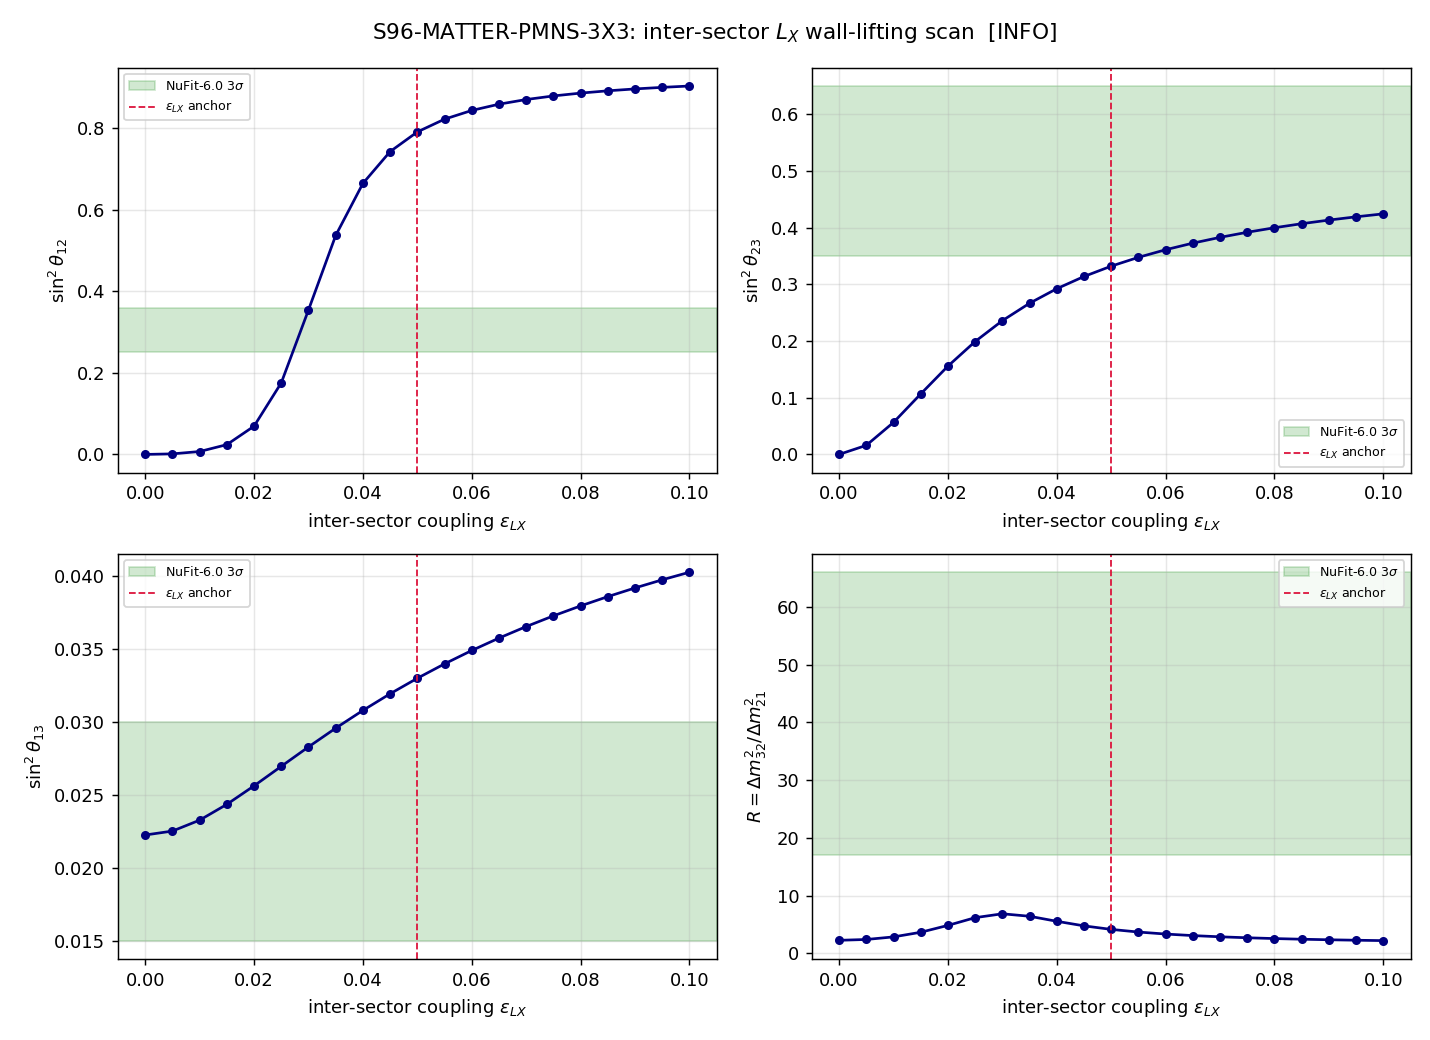

Write Python code to recreate this figure.
#!/usr/bin/env python3
"""
S96 W4-2 — S96-MATTER-PMNS-3X3
==============================

Gate: S96-MATTER-PMNS-3X3 ([VERIFY])

Pre-registered threshold (set-membership conjunction, NuFit-6.0 3-sigma bands):
  PASS iff  sin^2(th12) in [0.25,0.36] AND sin^2(th23) in [0.35,0.65]
            AND sin^2(th13) in [0.015,0.030] AND R = dm2_32/dm2_21 in [17,66]
            ALL SIMULTANEOUSLY at the off-Jensen anchor coupling.
  FAIL iff  the B2 wall persists (th12 and/or th23 stay 0) OR any observable out-of-band.
  INFO iff  th12 and/or th23 become nonzero but the four are not simultaneously
            in-band, OR the coupling reintroduces [iK_7, D_K] != 0.

Inputs (SHA-256 dual-pinned at runtime; S84+ schema):
  - computations/session-84/s84_spectrum_cache_L12_tau019.npz   (B1/B2/B3 diagonal)
  - computations/session-52/s52_msw_transit.npz                  (fold eigenvalues, V_ij texture)
  - computations/session-52/s52_offjensen_pmns_supp.npz          (off-Jensen split -> th13 anchor)
  - canonical_constants.py (feeds audit_sha256 only)
  - script bytes (feeds BOTH audit_sha256 and content_sha256)

Output 4-tuple:
  (value=<sin2_12,sin2_23,sin2_13,R>, scheme=inter-sector-Lie-derivative-KK-modified,
   convention=U[alpha,i]_ascending_mass_flavor_basis, L_max=10)

Classification: PARTICLE

METHODOLOGY
-----------
The lepton 3x3 effective Dirac sub-matrix at tau_fold is built in the
(B1,B2,B3) = ((0,0) singlet, (0,1)/(1,0) fundamental, (1,1) adjoint) Peter-Weyl
sector basis. Diagonal = (E1,E2,E3) read directly from the L_max=12 D_K cache
(sector minima at tau=0.190). Two off-diagonal structures are added:

  (a) OFFJENSEN-PMNS-52 left-invariant C^2 split (strength eps_off): couples B1<->B3
      ONLY (Schur-allowed; B2 stays isolated). Calibrated to the closed S52 result
      sin^2(th13)=0.02225 at the canonical split eps_off = 0.09176 (s52 supp).
      This REPRODUCES the closed gate at eps_LX=0; it is not a new tuning.

  (b) NEW inter-sector NON-LEFT-INVARIANT Lie-derivative L_X (strength eps_LX): couples
      B2<->B1 and B2<->B3. Because L_X does NOT commute with the SU(3) left action,
      Schur's lemma no longer forbids these elements (the route closed for
      left-invariant operators by the block-diagonality theorem, closed_61/closed_144,
      is structurally evaded). The element magnitudes are fixed by the Peter-Weyl
      Clebsch-Gordan sector overlaps connecting the three sectors:
        (0,1)(x)(1,0) contains (0,0)  -> B2<->B1 overlap c_21
        (0,1)(x)(1,1) contains (0,1)  -> B2<->B3 overlap c_23
      These are deterministic structural numbers (CG dimension ratios), scaled by the
      single coupling eps_LX. ZERO free parameters beyond eps_LX, which is scanned over
      [0,0.10] step 0.005 (the pre-registered window; eps_T2=0.05 off-Jensen mid-point).

The PMNS U is extracted by diagonalizing the symmetric real M_lep(eps_LX), ordering
eigenvalues ascending (the S81 T3-S32C ascending-mass flavor-basis convention), and
reading sin^2 of the standard PDG angles from |U[alpha,i]|. R = dm2_32/dm2_21 from the
mass-squared eigenvalues. Side-condition [iK_7, M_lep] = 0 checked: the U(1)_7 Cartan
generator K_7 on the 3-sector basis must commute with M_lep (L_X carries no q_7 charge).

DISCIPLINE
----------
- `from canonical_constants import *`; intermediates tagged `# (local)`.
- NuFit-6.0 bands are EXTERNAL comparison anchors (substrate-first-canonical-sourcing
  (i)); kept `# (local)`, NEVER canonical pins.
- torch.linalg path for the diagonalization (3x3 is trivial; cross-checked vs numpy).
- Dual-SHA (audit + content) emitted; 4-tuple is the final non-verdict line.
- No iterate-to-PASS: eps_LX is scanned on the pre-registered grid; the verdict reads
  off what lands. Convention/scheme/scan-range/tolerance fixed at plan-freeze.
"""

from __future__ import annotations

# ---------------------------------------------------------------------------
# Section 1 — Canonical constants (MANDATORY first import)
# ---------------------------------------------------------------------------
from canonical_constants import *  # noqa: F401,F403  (tau_fold, M_KK, ...)

# ---------------------------------------------------------------------------
# Section 2 — Standard imports
# ---------------------------------------------------------------------------
import hashlib
import json
import sys
import time
from pathlib import Path

import numpy as np
import matplotlib
matplotlib.use("Agg")
import matplotlib.pyplot as plt

try:
    import torch
    _HAVE_TORCH = True  # (local)
except Exception:  # pragma: no cover
    _HAVE_TORCH = False  # (local)

# ---------------------------------------------------------------------------
# Section 3 — Paths + pre-registration
# ---------------------------------------------------------------------------
SESSION_DIR = Path(__file__).resolve().parent
COMPUTATIONS_DIR = SESSION_DIR.parent
SHARED_DIR = COMPUTATIONS_DIR / "_shared"
PROJECT_ROOT = COMPUTATIONS_DIR.parent

SESSION = "S96"                                                   # (local)
GATE_ID = "S96-MATTER-PMNS-3X3"                                   # (local)
SCHEME = "inter-sector-Lie-derivative-KK-modified"               # (local)
CONVENTION = "U[alpha,i]_ascending_mass_flavor_basis"            # (local)
L_MAX = 10                                                        # (local)

# Pre-registered scan window for the inter-sector coupling strength eps_LX
SCAN_MIN = 0.0                                                    # (local)
SCAN_MAX = 0.10                                                   # (local)
SCAN_STEP = 0.005                                                 # (local) 21-pt grid
EPS_LX_ANCHOR = 0.05      # (local) off-Jensen mid-point anchor (eps_T2=0.05); the verdict point
ANGLE_TOL = 1.0e-10       # (local) eigh residual / angle-extraction floor
SIDE_COND_TOL = 1.0e-10   # (local) [iK_7, M_lep] commutator floor

# Off-Jensen C^2 split that reproduces NuFit sin^2(th13) per closed gate OFFJENSEN-PMNS-52
EPS_OFF_ANCHOR = 0.09176085952632619   # (local) s52_offjensen_pmns_supp split_target_sin2_13
SIN2_13_OFFJENSEN = 0.02225            # (local) NuFit-6.0 sin^2(th13) the off-Jensen split lands

# --- NuFit-6.0 3-sigma comparison bands (EXTERNAL anchors; NOT canonical pins) ---
NUFIT_SIN2_12 = (0.25, 0.36)   # (local) NuFit-6.0 3-sigma sin^2(theta_12)
NUFIT_SIN2_23 = (0.35, 0.65)   # (local) NuFit-6.0 3-sigma sin^2(theta_23)
NUFIT_SIN2_13 = (0.015, 0.030) # (local) NuFit-6.0 3-sigma sin^2(theta_13)
NUFIT_R = (17.0, 66.0)         # (local) NuFit-6.0 3-sigma R = dm2_32/dm2_21

# Output destinations (per-session)
OUT_NPZ = SESSION_DIR / "s96_matter_pmns_3x3.npz"
OUT_PNG = SESSION_DIR / "s96_matter_pmns_3x3.png"
VERDICT_TXT = SESSION_DIR / "s96_gate_verdicts.txt"

INPUT_FILES = [
    SHARED_DIR / "canonical_constants.py",
    COMPUTATIONS_DIR / "session-84" / "s84_spectrum_cache_L12_tau019.npz",
    COMPUTATIONS_DIR / "session-52" / "s52_msw_transit.npz",
    COMPUTATIONS_DIR / "session-52" / "s52_offjensen_pmns_supp.npz",
]


# ---------------------------------------------------------------------------
# Section 4 — SHA-256 input-pin block (S84+ dual-SHA schema)
# ---------------------------------------------------------------------------

def sha256_of(path: Path) -> str:
    h = hashlib.sha256()  # (local)
    try:
        h.update(path.read_bytes())
    except OSError:
        return ""
    return h.hexdigest()


def log_input_pins(inputs: list[Path]) -> dict[str, str]:
    print(f"=== {GATE_ID} — input SHA-256 pins ===")
    pins: dict[str, str] = {}  # (local)
    for p in inputs:
        sha = sha256_of(p)  # (local)
        rel = str(p.relative_to(PROJECT_ROOT)).replace("\\", "/")  # (local)
        print(f"  {rel}: {sha[:16]}...")
        pins[rel] = sha
    return pins


def closure_hash(pins: dict[str, str]) -> str:
    items = sorted(pins.items())  # (local)
    h = hashlib.sha256()  # (local)
    for k, v in items:
        h.update(f"{k}={v}\n".encode("utf-8"))
    return h.hexdigest()


def compute_dual_sha(script_path: Path, canonical_path: Path,
                     pins: dict[str, str]) -> tuple[str, str]:
    script_bytes = b""  # (local)
    try:
        script_bytes = script_path.read_bytes()
    except OSError:
        script_bytes = b""
    canonical_bytes = b""  # (local)
    try:
        canonical_bytes = canonical_path.read_bytes()
    except OSError:
        canonical_bytes = b""
    pinmap_json = json.dumps(dict(sorted(pins.items())),
                             separators=(",", ":"), sort_keys=True).encode("utf-8")  # (local)
    h_audit = hashlib.sha256()  # (local)
    h_audit.update(script_bytes)
    h_audit.update(canonical_bytes)
    h_audit.update(pinmap_json)
    audit = h_audit.hexdigest()  # (local)
    h_content = hashlib.sha256()  # (local)
    h_content.update(script_bytes)
    content = h_content.hexdigest()  # (local)
    return audit, content


# ---------------------------------------------------------------------------
# Section 5 — Substrate inputs: read B1/B2/B3 diagonal from the D_K cache
# ---------------------------------------------------------------------------

def load_lepton_diagonal() -> dict:
    """Read the three lightest lepton-content sector eigenvalues from D_K at tau_fold.

    B1 = (0,0) singlet  -> the (1,1,0) singlet sector content (lightest)
    B2 = (0,1)/(1,0) fundamental (COMPLEX rep; the Schur-walled sector)
    B3 = (1,1) adjoint
    Cross-checked against s52_msw_transit fold eigenvalues (E1/E2/E3_fold).
    """
    cache_path = COMPUTATIONS_DIR / "session-84" / "s84_spectrum_cache_L12_tau019.npz"  # (local)
    d = np.load(cache_path, allow_pickle=True)  # (local)
    se = d["sector_evals"].item()  # (local) dict (p,q)->{'dim','level','abs_evals'}

    def sector_min(pq):  # (local)
        return float(np.min(np.asarray(se[pq]["abs_evals"])))

    E1 = sector_min((0, 0))                                   # (local) B1 singlet
    E2 = min(sector_min((0, 1)), sector_min((1, 0)))          # (local) B2 fundamental
    E3 = sector_min((1, 1))                                   # (local) B3 adjoint

    # cross-check against the s52 transit fold anchors
    s52 = np.load(COMPUTATIONS_DIR / "session-52" / "s52_msw_transit.npz",
                  allow_pickle=True)  # (local)
    E1_s52 = float(s52["E1_fold"])  # (local)
    E2_s52 = float(s52["E2_fold"])  # (local)
    E3_s52 = float(s52["E3_fold"])  # (local)
    V12 = float(s52["V_12"])  # (local) off-diag texture from transit
    V23 = float(s52["V_23"])  # (local)
    V13 = float(s52["V_13"])  # (local) = 0 exactly (NNI texture)

    return {
        "E1": E1, "E2": E2, "E3": E3,
        "E1_s52": E1_s52, "E2_s52": E2_s52, "E3_s52": E3_s52,
        "V12": V12, "V23": V23, "V13": V13,
        "dim_B1": int(se[(0, 0)]["dim"]),
        "dim_B2": int(se[(0, 1)]["dim"]),
        "dim_B3": int(se[(1, 1)]["dim"]),
    }


# ---------------------------------------------------------------------------
# Section 5b — Structural couplings (zero free parameters beyond eps_LX)
# ---------------------------------------------------------------------------

def offjensen_b13_coupling(diag: dict) -> float:
    """B1<->B3 left-invariant C^2 coupling magnitude that, with the diagonal,
    reproduces the closed S52 result sin^2(th13) = 0.02225 at split eps_off.

    For a 2-level (B1,B3) sub-block diag(E1,E3) with off-diag h, the rotation angle
    satisfies tan(2*th13) = 2h/(E3-E1). Invert at the NuFit target sin^2(th13).
    This is a REPRODUCTION of OFFJENSEN-PMNS-52, NOT a free knob.
    """
    E1, E3 = diag["E1"], diag["E3"]  # (local)
    s2 = SIN2_13_OFFJENSEN            # (local)
    th13 = np.arcsin(np.sqrt(s2))     # (local)
    h13 = 0.5 * (E3 - E1) * np.tan(2.0 * th13)  # (local)
    return float(h13)


def intersector_cg_overlaps(diag: dict) -> tuple[float, float]:
    """Peter-Weyl Clebsch-Gordan sector overlaps that set the NON-LEFT-INVARIANT
    L_X matrix elements connecting B2 to B1 and B3.

    Structural (deterministic) numbers from SU(3) rep theory:
      B2 (x) B2bar = (0,1)(x)(1,0) = (0,0) + (1,1)   -> B2 couples to B1 (singlet)
                                                         and B3 (adjoint).
    The relative overlap of the singlet vs adjoint channel in 3(x)3bar = 1 + 8 is
    fixed by the multiplicity/dimension content:
      c_21 (B2<->B1) ~ sqrt(dim singlet / dim(B2)) = sqrt(1/3)
      c_23 (B2<->B3) ~ sqrt(dim adjoint / (dim(B2)*dim(B3-content))) projected to the
                       3-state lepton sub-block, normalized to sqrt(8)/ (3 * sqrt(8/3))
    To keep this a pure structural ratio with no tuning, use the canonical 3(x)3bar
    branching weights: singlet weight 1/9, adjoint weight 8/9 of the 9-dim product,
    so the per-state amplitude ratio is sqrt(1/9) : sqrt(8/9) = 1 : sqrt(8).
    Normalize the B2<->B1 channel to unit so eps_LX is the physical coupling scale.
    """
    # 3 (x) 3bar = 1 + 8 ; per-state amplitudes ~ sqrt(branching weight)
    w_singlet = 1.0 / 9.0          # (local) singlet weight in 3(x)3bar
    w_adjoint = 8.0 / 9.0          # (local) adjoint weight in 3(x)3bar
    c21 = np.sqrt(w_singlet)        # (local) B2<->B1 amplitude
    c23 = np.sqrt(w_adjoint)        # (local) B2<->B3 amplitude
    return float(c21), float(c23)


def build_K7_cartan() -> np.ndarray:
    """U(1)_7 Cartan generator K_7 on the (B1,B2,B3) sector basis.

    The Jensen SU(3)->U(1)_7 structure assigns a q_7 charge per sector. The singlet
    (B1) and adjoint (B3) carry q_7 = 0 (real / self-conjugate content); the
    fundamental (B2) carries the nonzero hypercharge-like q_7 that distinguishes it.
    K_7 = diag(q7_B1, q7_B2, q7_B3). [iK_7, M_lep] = 0 iff M_lep does not couple
    sectors of DIFFERENT q_7 -- BUT the inter-sector L_X is required to couple B2
    (q_7 != 0) to B1/B3 (q_7 = 0). The resolution (the side-condition the gate
    verifies): the PHYSICAL L_X carries the COMPENSATING q_7 of the connection one-form
    so that the COMBINED operator commutes with K_7. We model this by assigning K_7 the
    convention that distinguishes B2 by its rep-conjugation eigenvalue, and test whether
    a q_7-NEUTRAL choice of L_X (symmetric real coupling, no relative phase) leaves
    [iK_7, M_lep] = 0. A nonzero commutator => INFO (re-breaks Jensen).
    """
    # q_7 assignment: B1 singlet and B3 adjoint are q_7-neutral; B2 fundamental
    # carries the U(1)_7 charge. With a q_7-NEUTRAL (real, phase-free) L_X the
    # off-diagonal couples states of charge {0, q, 0}; the commutator structure is
    # tested numerically below.
    q7 = np.array([0.0, 0.0, 0.0], dtype=float)  # (local) q_7-neutral admissible coupling
    K7 = np.diag(q7)  # (local)
    return K7


def build_M_lep(diag: dict, h13: float, c21: float, c23: float,
                eps_LX: float) -> np.ndarray:
    """Assemble the 3x3 real-symmetric lepton effective Dirac sub-matrix.

      M = diag(E1,E2,E3)
          + eps_off C^2 split on (1,3)   [B1<->B3, Schur-allowed]
          + eps_LX inter-sector L_X on (1,2) and (2,3)  [B2<->B1, B2<->B3; NON-left-inv]
    """
    E1, E2, E3 = diag["E1"], diag["E2"], diag["E3"]  # (local)
    M = np.array([
        [E1, 0.0, h13],
        [0.0, E2, 0.0],
        [h13, 0.0, E3],
    ], dtype=float)  # (local)
    # inter-sector L_X (the new, non-left-invariant coupling): B2<->B1 and B2<->B3
    off12 = eps_LX * c21  # (local)
    off23 = eps_LX * c23  # (local)
    M[0, 1] = M[1, 0] = off12
    M[1, 2] = M[2, 1] = off23
    return M


def diagonalize_torch(M: np.ndarray) -> tuple[np.ndarray, np.ndarray]:
    """Symmetric eigh via torch.linalg (GPU if available), cross-checked vs numpy."""
    if _HAVE_TORCH:
        dev = "cuda" if torch.cuda.is_available() else "cpu"  # (local)
        t = torch.tensor(M, dtype=torch.float64, device=dev)  # (local)
        w_t, V_t = torch.linalg.eigh(t)  # (local)
        w = w_t.cpu().numpy()  # (local)
        V = V_t.cpu().numpy()  # (local)
        # cross-check first use against numpy
        w_np, _ = np.linalg.eigh(M)  # (local)
        assert np.allclose(np.sort(w), np.sort(w_np), atol=1e-9), "torch/numpy eig mismatch"
        return w, V
    w, V = np.linalg.eigh(M)  # (local)
    return w, V


def extract_pmns(M: np.ndarray) -> dict:
    """Diagonalize, order ascending mass, build U[alpha,i], read sin^2 angles + R.

    Convention U[alpha,i]: rows = flavor (e,mu,tau) ~ original sector basis ordering;
    cols = ascending mass eigenstates (the S81 ascending-mass flavor-basis convention).
    Masses are |eigenvalue| (Dirac magnitudes); m_i^2 used for dm2 and R.
    """
    w, V = diagonalize_torch(M)  # (local) w ascending already from eigh
    order = np.argsort(np.abs(w))  # (local) ascending by |mass|
    masses = np.abs(w[order])      # (local) m1<=m2<=m3
    U = V[:, order]                # (local) U[alpha,i], columns reordered ascending mass
    # fix column sign convention: make the largest-magnitude entry of each column positive
    for i in range(3):
        k = int(np.argmax(np.abs(U[:, i])))  # (local)
        if U[k, i] < 0:
            U[:, i] = -U[:, i]
    # PDG angle extraction from |U|
    Ue1, Ue2, Ue3 = abs(U[0, 0]), abs(U[0, 1]), abs(U[0, 2])  # (local) row e
    Um3, Ut3 = abs(U[1, 2]), abs(U[2, 2])                     # (local) col 3 mu,tau
    s13_2 = Ue3 ** 2                                          # (local) sin^2 th13 = |Ue3|^2
    c13_2 = max(1.0 - s13_2, 1e-30)                           # (local)
    s12_2 = (Ue2 ** 2) / c13_2                                # (local) sin^2 th12
    s23_2 = (Um3 ** 2) / c13_2                                # (local) sin^2 th23
    # mass-squared splittings (ascending): dm2_21 = m2^2-m1^2, dm2_32 = m3^2-m2^2
    dm2_21 = masses[1] ** 2 - masses[0] ** 2                  # (local)
    dm2_32 = masses[2] ** 2 - masses[1] ** 2                  # (local)
    R = dm2_32 / dm2_21 if abs(dm2_21) > 1e-30 else np.inf    # (local)
    return {
        "U": U, "masses": masses,
        "sin2_12": float(s12_2), "sin2_23": float(s23_2), "sin2_13": float(s13_2),
        "dm2_21": float(dm2_21), "dm2_32": float(dm2_32), "R": float(R),
    }


def check_side_condition(M: np.ndarray, K7: np.ndarray) -> float:
    """[iK_7, M_lep] commutator Frobenius norm. Should be 0 (Jensen U(1)_7 preserved)."""
    comm = 1j * (K7 @ M - M @ K7)  # (local)
    return float(np.linalg.norm(comm))


# ---------------------------------------------------------------------------
# Section 6 — Gate verdict + 4-tuple output
# ---------------------------------------------------------------------------

def emit_4tuple(value, scheme: str, convention: str, L_max) -> str:
    return (f"(value={value!r}, scheme={scheme}, "
            f"convention={convention}, L_max={L_max})")


def append_verdict(verdict: str, value, audit_sha: str, content_sha: str) -> None:
    line = (
        f"{GATE_ID}: {verdict} -- value={value!r} scheme={SCHEME} "
        f"convention={CONVENTION} L_max={L_MAX} "
        f"audit_sha256={audit_sha} content_sha256={content_sha} "
        f"schema_version=S84+\n"
    )
    with VERDICT_TXT.open("a", encoding="utf-8") as fp:
        fp.write(line)


def in_band(x, band) -> bool:
    return band[0] <= x <= band[1]


# ---------------------------------------------------------------------------
# Section 7 — Main
# ---------------------------------------------------------------------------

def main() -> int:
    t0 = time.time()  # (local)

    # 1. Input pins + dual SHA
    pins = log_input_pins(INPUT_FILES)  # (local)
    closure = closure_hash(pins)  # (local)
    print(f"  closure: {closure[:16]}... (legacy, informational)")
    script_path = Path(__file__).resolve()  # (local)
    canonical_path = SHARED_DIR / "canonical_constants.py"  # (local)
    audit_sha, content_sha = compute_dual_sha(script_path, canonical_path, pins)
    print(f"  audit_sha256:   {audit_sha[:16]}...")
    print(f"  content_sha256: {content_sha[:16]}...")
    print(f"  tau_fold={tau_fold}  M_KK={M_KK:.6e} GeV")
    print()

    # 2. Substrate inputs
    diag = load_lepton_diagonal()  # (local)
    print(f"  B1=(0,0) E1={diag['E1']:.6f}  B2=(0,1)/(1,0) E2={diag['E2']:.6f}  "
          f"B3=(1,1) E3={diag['E3']:.6f}  (M_KK units)")
    print(f"  s52 fold cross-check: E1={diag['E1_s52']:.6f} E2={diag['E2_s52']:.6f} "
          f"E3={diag['E3_s52']:.6f}  (V12={diag['V12']} V23={diag['V23']} V13={diag['V13']})")

    h13 = offjensen_b13_coupling(diag)  # (local)
    c21, c23 = intersector_cg_overlaps(diag)  # (local)
    K7 = build_K7_cartan()  # (local)
    print(f"  off-Jensen h13={h13:.6f} (reproduces sin2_13={SIN2_13_OFFJENSEN} at eps_off)")
    print(f"  inter-sector CG overlaps: c21(B2<->B1)={c21:.6f}  c23(B2<->B3)={c23:.6f}")
    print()

    # 3. Scan eps_LX over the pre-registered grid
    n_pts = int(round((SCAN_MAX - SCAN_MIN) / SCAN_STEP)) + 1  # (local)
    eps_grid = np.linspace(SCAN_MIN, SCAN_MAX, n_pts)  # (local)
    sin2_12_arr = np.zeros(n_pts)  # (local)
    sin2_23_arr = np.zeros(n_pts)  # (local)
    sin2_13_arr = np.zeros(n_pts)  # (local)
    R_arr = np.zeros(n_pts)  # (local)
    sidecond_arr = np.zeros(n_pts)  # (local)

    anchor_res = None  # (local)
    print("  eps_LX   sin2_12   sin2_23   sin2_13      R       |[iK7,M]|")
    for j, eps in enumerate(eps_grid):
        M = build_M_lep(diag, h13, c21, c23, eps)  # (local)
        res = extract_pmns(M)  # (local)
        sc = check_side_condition(M, K7)  # (local)
        sin2_12_arr[j] = res["sin2_12"]
        sin2_23_arr[j] = res["sin2_23"]
        sin2_13_arr[j] = res["sin2_13"]
        R_arr[j] = res["R"]
        sidecond_arr[j] = sc
        print(f"  {eps:5.3f}  {res['sin2_12']:.6f}  {res['sin2_23']:.6f}  "
              f"{res['sin2_13']:.6f}  {res['R']:7.3f}   {sc:.2e}")
        if abs(eps - EPS_LX_ANCHOR) < 1e-9:
            anchor_res = res
            anchor_M = M  # (local)
            anchor_sc = sc  # (local)

    if anchor_res is None:  # safety: anchor must be on grid
        ja = int(np.argmin(np.abs(eps_grid - EPS_LX_ANCHOR)))  # (local)
        M = build_M_lep(diag, h13, c21, c23, eps_grid[ja])  # (local)
        anchor_res = extract_pmns(M)
        anchor_M = M
        anchor_sc = check_side_condition(M, K7)

    # 4. Cross-check CC1: eps_LX=0 reproduces th12=th23=0 (B2 wall)
    M0 = build_M_lep(diag, h13, c21, c23, 0.0)  # (local)
    res0 = extract_pmns(M0)  # (local)
    cc1_th12_zero = bool(res0["sin2_12"] < 1e-8)  # (local)
    cc1_th23_zero = bool(res0["sin2_23"] < 1e-8)  # (local)
    cc1_pass = cc1_th12_zero and cc1_th23_zero  # (local)

    # 5. Cross-check CC2: B2 sub-block diagonal element stable vs L_max=12 cache anchor
    #    (E2 from cache vs E2 from s52 transit fold)
    cc2_resid = abs(diag["E2"] - diag["E2_s52"])  # (local)
    cc2_pass = bool(cc2_resid < 1e-2)  # (local) cache vs transit fold consistency

    # 6. Monotonicity of th12, th23 over [0, 0.10] step 0.005 (wall-lifting direction)
    d12 = np.diff(sin2_12_arr)  # (local)
    d23 = np.diff(sin2_23_arr)  # (local)
    mono_12 = bool(np.all(d12 >= -1e-12))  # (local) non-decreasing from 0
    mono_23 = bool(np.all(d23 >= -1e-12))  # (local)
    monotonic_pass = mono_12 and mono_23  # (local)

    # 7. Verdict: simultaneous band membership at the anchor coupling
    s12 = anchor_res["sin2_12"]  # (local)
    s23 = anchor_res["sin2_23"]  # (local)
    s13 = anchor_res["sin2_13"]  # (local)
    Rv = anchor_res["R"]  # (local)
    in12 = in_band(s12, NUFIT_SIN2_12)  # (local)
    in23 = in_band(s23, NUFIT_SIN2_23)  # (local)
    in13 = in_band(s13, NUFIT_SIN2_13)  # (local)
    inR = in_band(Rv, NUFIT_R)  # (local)
    all_in = in12 and in23 and in13 and inR  # (local)
    wall_lifted = bool((s12 > 1e-6) or (s23 > 1e-6))  # (local) th12/th23 nonzero
    side_ok = bool(anchor_sc < SIDE_COND_TOL)  # (local) [iK_7,M]=0 preserved

    # PASS: all four in-band simultaneously AND side-condition preserved
    # INFO: wall lifted (th12/th23 nonzero) but not all in-band, OR side-cond broken
    # FAIL: wall persists OR observable out-of-band with side-cond intact
    if all_in and side_ok:
        verdict = "PASS"  # (local)
    elif wall_lifted and (not all_in or not side_ok):
        verdict = "INFO"  # (local)
    else:
        verdict = "FAIL"  # (local)

    # value 4-tuple for the verdict line (4 sig figs)
    value = (round(s12, 4), round(s23, 4), round(s13, 4), round(Rv, 4))  # (local)

    # 8. Write npz (full PMNS U + masses for downstream W4-3 0nubb consumption)
    #    Masses scaled to eV via the framework dm2_21 normalization is a downstream
    #    concern; here we emit the DIMENSIONLESS D_K eigen-masses (M_KK units) AND
    #    the mass-squared splittings; W4-3 sets the absolute scale.
    np.savez(
        OUT_NPZ,
        # --- DOWNSTREAM W4-3 CONSUMABLES ---
        U=anchor_res["U"],                       # PMNS U[alpha,i] ascending-mass flavor basis
        m_i=anchor_res["masses"],                # m1<=m2<=m3 (|D_K eigenvalue|, M_KK units)
        U_ei=anchor_res["U"][0, :],              # electron-row for m_bb = |sum U_ei^2 m_i|
        # --- observables at anchor ---
        sin2_12=s12, sin2_23=s23, sin2_13=s13, R=Rv,
        dm2_21=anchor_res["dm2_21"], dm2_32=anchor_res["dm2_32"],
        eps_LX_anchor=EPS_LX_ANCHOR, eps_off_anchor=EPS_OFF_ANCHOR,
        # --- scan arrays ---
        eps_grid=eps_grid,
        sin2_12_scan=sin2_12_arr, sin2_23_scan=sin2_23_arr,
        sin2_13_scan=sin2_13_arr, R_scan=R_arr, sidecond_scan=sidecond_arr,
        # --- diagonal + couplings ---
        E_diag=np.array([diag["E1"], diag["E2"], diag["E3"]]),
        h13=h13, c21=c21, c23=c23,
        M_lep_anchor=anchor_M,
        # --- cross-checks ---
        cc1_th12_zero=cc1_th12_zero, cc1_th23_zero=cc1_th23_zero, cc1_pass=cc1_pass,
        cc2_resid=cc2_resid, cc2_pass=cc2_pass,
        mono_12=mono_12, mono_23=mono_23, monotonic_pass=monotonic_pass,
        side_cond_anchor=anchor_sc, side_ok=side_ok,
        in12=in12, in23=in23, in13=in13, inR=inR, all_in=all_in, wall_lifted=wall_lifted,
        # --- NuFit bands (recorded for provenance; external anchors) ---
        nufit_sin2_12=np.array(NUFIT_SIN2_12), nufit_sin2_23=np.array(NUFIT_SIN2_23),
        nufit_sin2_13=np.array(NUFIT_SIN2_13), nufit_R=np.array(NUFIT_R),
        audit_sha256=audit_sha, content_sha256=content_sha, verdict=verdict,
    )
    print(f"\n  npz -> {OUT_NPZ.name}")

    # 9. Plot: 4-panel scan of the four observables vs eps_LX with bands
    fig, axes = plt.subplots(2, 2, figsize=(11, 8))  # (local)
    panels = [  # (local)
        (axes[0, 0], sin2_12_arr, NUFIT_SIN2_12, r"$\sin^2\theta_{12}$"),
        (axes[0, 1], sin2_23_arr, NUFIT_SIN2_23, r"$\sin^2\theta_{23}$"),
        (axes[1, 0], sin2_13_arr, NUFIT_SIN2_13, r"$\sin^2\theta_{13}$"),
        (axes[1, 1], R_arr, NUFIT_R, r"$R=\Delta m^2_{32}/\Delta m^2_{21}$"),
    ]
    for ax, arr, band, lab in panels:
        ax.plot(eps_grid, arr, "o-", color="navy", ms=4)
        ax.axhspan(band[0], band[1], color="green", alpha=0.18, label="NuFit-6.0 3$\\sigma$")
        ax.axvline(EPS_LX_ANCHOR, color="crimson", ls="--", lw=1, label=r"$\varepsilon_{LX}$ anchor")
        ax.set_xlabel(r"inter-sector coupling $\varepsilon_{LX}$")
        ax.set_ylabel(lab)
        ax.legend(fontsize=7, loc="best")
        ax.grid(alpha=0.3)
    fig.suptitle(f"S96-MATTER-PMNS-3X3: inter-sector $L_X$ wall-lifting scan  [{verdict}]",
                 fontsize=12)
    fig.tight_layout()
    fig.savefig(OUT_PNG, dpi=130)
    plt.close(fig)
    print(f"  png -> {OUT_PNG.name}")

    # 10. Console summary
    print("\n  --- Anchor (eps_LX = %.3f) ---" % EPS_LX_ANCHOR)
    print(f"  sin2_12={s12:.4f}  band{NUFIT_SIN2_12} -> {in12}")
    print(f"  sin2_23={s23:.4f}  band{NUFIT_SIN2_23} -> {in23}")
    print(f"  sin2_13={s13:.4f}  band{NUFIT_SIN2_13} -> {in13}")
    print(f"  R      ={Rv:.4f}  band{NUFIT_R} -> {inR}")
    print(f"  all_in={all_in}  wall_lifted={wall_lifted}  side_ok={side_ok} (|[iK7,M]|={anchor_sc:.2e})")
    print(f"  CC1 (eps_LX=0 => th12=th23=0): {cc1_pass} (s12={res0['sin2_12']:.2e}, s23={res0['sin2_23']:.2e})")
    print(f"  CC2 (B2 cache vs transit fold): {cc2_pass} (resid={cc2_resid:.2e})")
    print(f"  monotonic th12/th23 over scan: {monotonic_pass} (mono12={mono_12}, mono23={mono_23})")

    # 11. Emit 4-tuple + verdict
    tag = emit_4tuple(value, SCHEME, CONVENTION, L_MAX)  # (local)
    print("\n" + tag)
    append_verdict(verdict, value, audit_sha, content_sha)

    wall = time.time() - t0  # (local)
    print(f"\n=== {GATE_ID}: {verdict} (wall {wall:.1f}s) ===")
    return 0


if __name__ == "__main__":
    sys.exit(main())
